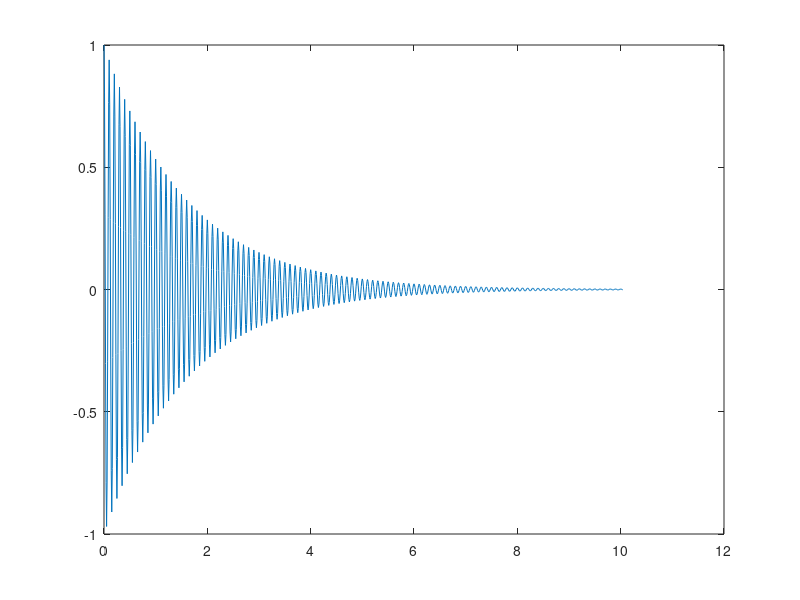

This chart was generated by the following MATLAB code: (Note: this script raises an error after producing the figure.)
f = 10;
z = 0.01;
l = 2*pi*f*(1i*sqrt(1-z^2) - z);

dt = 0.01;
T = 10.04;
t = 0:dt:T;

x = real(exp(l*t));

figure;
plt = plot(t, x);

WaveletMenu('WaveletPlot', plt, 'fmin', 5, 'fmax', 15);